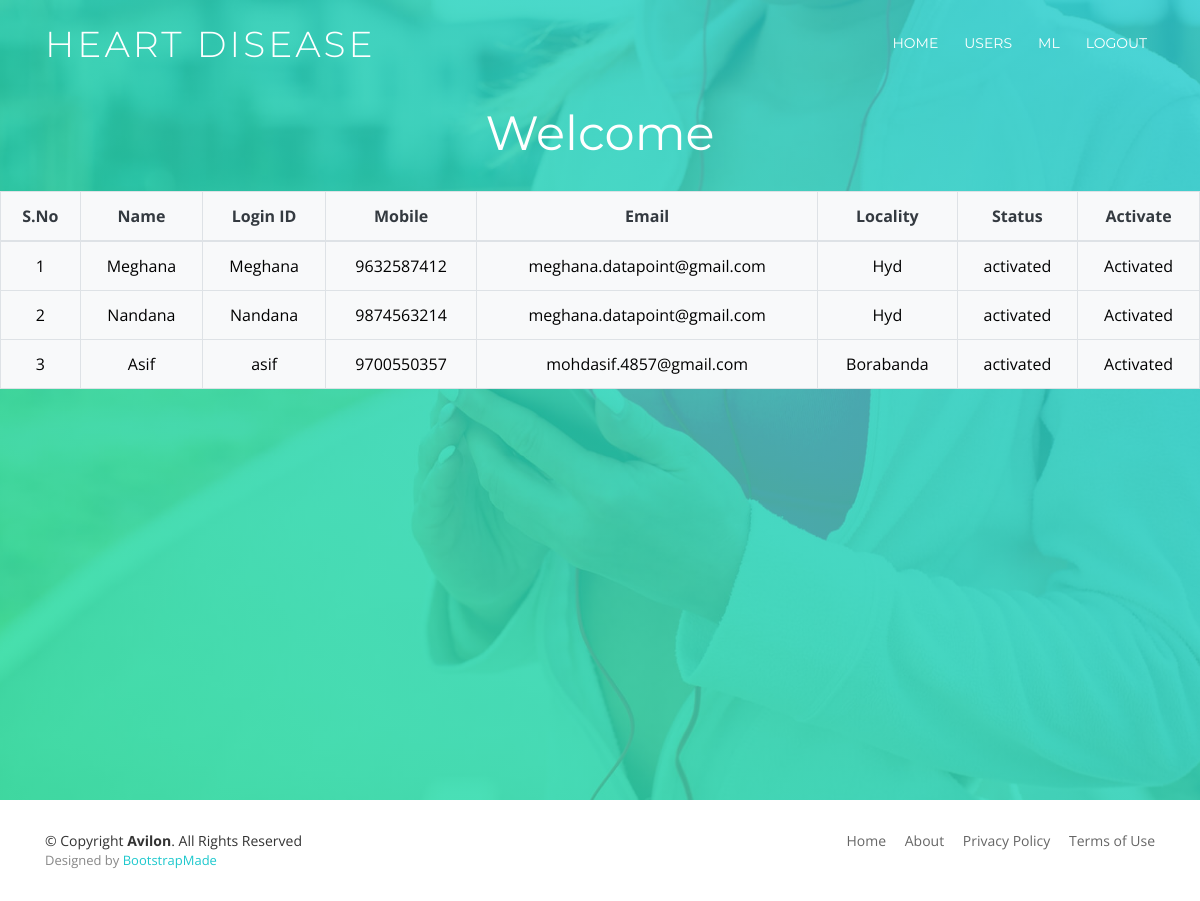
Page /RegisterUsersView/ on the committed database.
### users/models.py (models this page shows, shortened)
class UserRegistrationModel(models.Model):
    name = models.CharField(max_length=100)
    loginid = models.CharField(unique=True,max_length=100)
    password = models.CharField(max_length=100)
    mobile = models.CharField(max_length=100)
    email = models.CharField(max_length=100)
    locality = models.CharField(max_length=100)
    address = models.CharField(max_length=1000)
    city = models.CharField(max_length=100)
    state = models.CharField(max_length=100)
    status  = models.CharField(max_length=100)
    class Meta:
        db_table='Users'

### admins/views.py (the view)
# urls.py: path('RegisterUsersView/', admins.RegisterUsersView, name='RegisterUsersView'),
def RegisterUsersView(request):
    data = UserRegistrationModel.objects.all()
    return render(request,'admins/ViewRegisterUsers.html',{'data':data})

### assets/templates/admins/ViewRegisterUsers.html
{% extends 'Adminbase.html'%}
{%block contents%}
 <section id="intro">
    <div class="intro-text">
      <p><h2>Welcome</h2></p>
      <table class="table table-bordered bg-light text-dark">
    <thead>
      <tr>
        <th>S.No</th>
        <th>Name</th>
        <th>Login ID</th>
        <th>Mobile</th>
        <th>Email</th>
        <th>Locality</th>
        <th>Status</th>
        <th>Activate</th>
      </tr>
    </thead>
    <tbody>
    {% for i in data %}
                                            <tr style="color: Black">
                                                <td>{{forloop.counter}}</td>
                                                <td>{{i.name}}</td>
                                                <td>{{i.loginid}}</td>
                                                <td>{{i.mobile}}</td>
                                                <td>{{i.email}}</td>
                                                <td>{{i.locality}}</td>
                                                <td>{{i.status}}</td>
                                                {% if i.status == 'waiting' %}
                                                <td><a class="btn-link" href="/ActivaUsers/?uid={{ i.id }}"
                                                       style="color:DARKBLUE">Activate</a></td>
                                                {% else %}
                                                <td> Activated</td>
                                                {% endif %}
                                            </tr>
                                            {% endfor %}
    </tbody>
  </table>
    </div>
  </section>
{%endblock%}

### assets/static/css/style.css (style rules this page uses)
body { background: #fff; color: #666666; font-family: "Open Sans", sans-serif; overflow-x: hidden; }
p { padding: 0; margin: 0 0 30px 0; }
h1, h2, h3, h4, h5, h6 { font-family: "Montserrat", sans-serif; font-weight: 400; margin: 0 0 20px 0; padding: 0; }
#intro { width: 100%; height: 100vh; background: linear-gradient(45deg, rgba(29, 224, 153, 0.8), rgba(29, 200, 205, 0.8)), url("../img/intro-bg.jpg") center top no-repeat; background-size: cover; position: relative; }
@media (min-width: 1024px) { #intro { background-attachment: fixed; } }
#intro .intro-text { position: absolute; left: 0; top: 60px; right: 0; height: calc(50% - 60px); display: flex; align-items: center; justify-content: center; text-align: center; flex-direction: column; }
#intro h2 { margin: 30px 0 10px 0; padding: 0 15px; font-size: 48px; font-weight: 400; line-height: 56px; color: #fff; }
#intro p { color: #fff; margin-bottom: 20px; padding: 0 15px; font-size: 24px; }

### rows in the picture
UserRegistrationModel: name "Meghana", loginid "Meghana", mobile "9632587412", email "meghana.datapoint@gmail.com", locality "Hyd", status "activated", shows "Activated"
UserRegistrationModel: name "Nandana", loginid "Nandana", mobile "9874563214", email "meghana.datapoint@gmail.com", locality "Hyd", status "activated", shows "Activated"
UserRegistrationModel: name "Asif", loginid "asif", mobile "9700550357", email "mohdasif.4857@gmail.com", locality "Borabanda", status "activated", shows "Activated"
